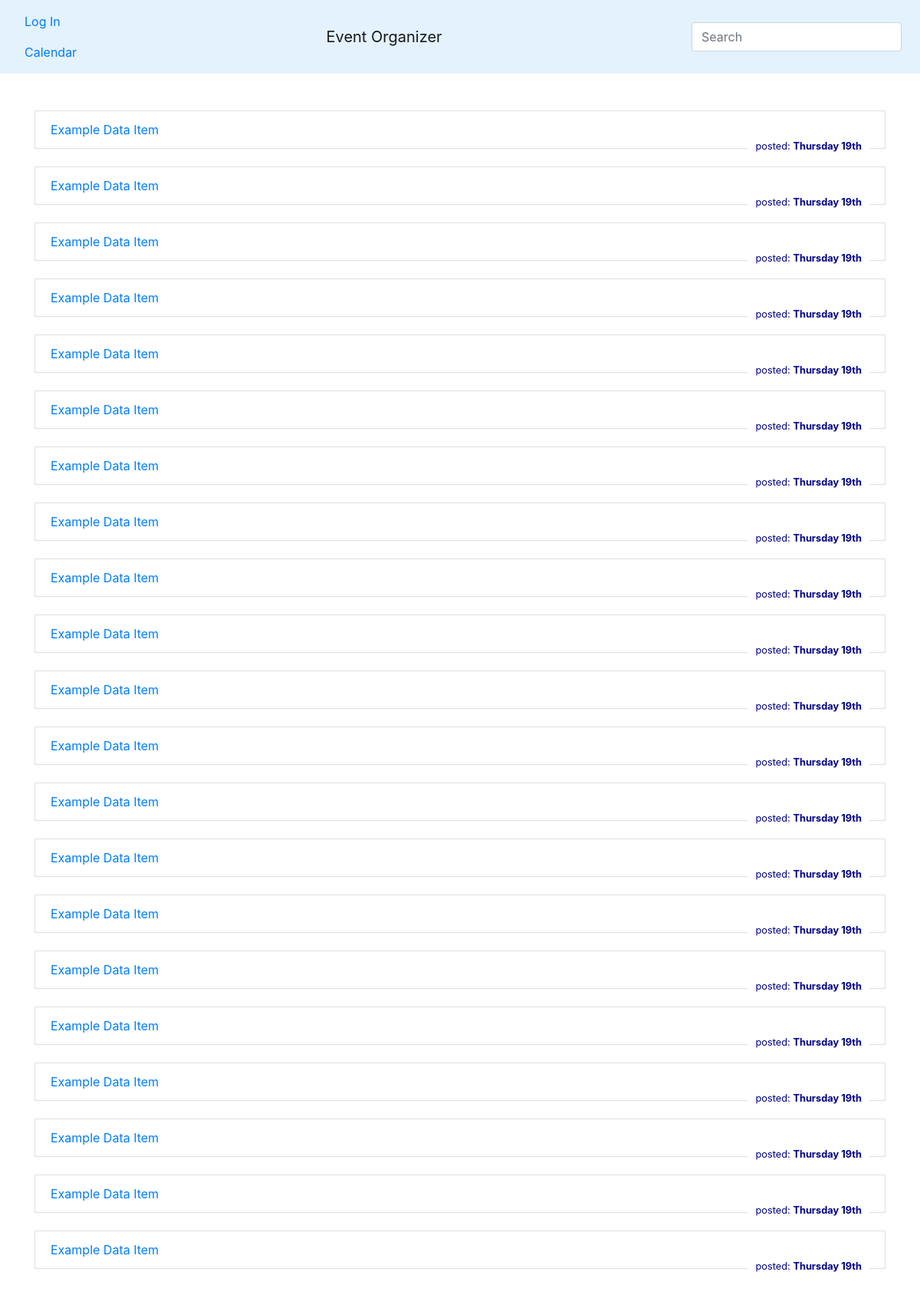
The page / on the database its author committed.
### tables this page shows
CREATE TABLE `articles` (
  `article_id` int(11) NOT NULL,
  `article_title` varchar(255) NOT NULL,
  `article_content` text NOT NULL,
  `article_timestamp` int(11) NOT NULL
);

### includes/article.php (called while the page is built, shortened)
<?php
class Article{
	public function fetch_all(){
		global $pdo;
		$query = $pdo->prepare("SELECT * FROM articles");
		$query->execute();
		return $query->fetchAll();
	}
}
?>

### index.php (the view, shortened to what this page needs)
<?php
include_once('includes/connection.php');
include_once('includes/article.php');
$article = new Article();
$articles = $article->fetch_all();
?>
<html>
	<body>
		<nav class="navbar navbar-light" style="background-color: #e3f2fd;">
 			<ul class="nav">
			  <li class="nav-item">
			    <a class="nav-link " href="admin/admin.php">Log In</a>
				<a class="nav-link " href="admin/calendar.php">Calendar</a>
			  </li>
			</ul>
  			<a class="navbar-brand" href="index.php">Event Organizer</a>
 			<form class="form-inline">
    			<input class="form-control mr-sm-2" type="search" placeholder="Search" aria-label="Search">
  			</form>
		</nav>
		<div class="container">
			<br><br>
				<?php foreach ($articles as $article) {  ?>
					<li class="list-group-item">
						<a class="item-title" href="admin/article.php?id=<?php echo $article['article_id']; ?>"> <?php echo $article['article_title']; ?> </a>
						<br>
						<small class="item-date"> posted: <strong><?php echo date('l jS', $article['article_timestamp']);  ?> </strong></small>
					</li>
					<br>
			    <?php } ?>
			<br><br>
		</div>
	</body>
</html>

### assets/style.css (style rules this page uses)
.form-inline { margin-bottom: 0px !Important; }
.item-title { text-transform: capitalize; }
.item-date { float: right; text-align: right; background-color: white; padding: 0px 10px; color: darkblue; }

### rows shown on the page
articles: article_title "Example Data Item", article_timestamp "Thursday 19th"
articles: article_title "Example Data Item", article_timestamp "Thursday 19th"
articles: article_title "Example Data Item", article_timestamp "Thursday 19th"
articles: article_title "Example Data Item", article_timestamp "Thursday 19th"
articles: article_title "Example Data Item", article_timestamp "Thursday 19th"
articles: article_title "Example Data Item", article_timestamp "Thursday 19th"
articles: article_title "Example Data Item", article_timestamp "Thursday 19th"
articles: article_title "Example Data Item", article_timestamp "Thursday 19th"
articles: article_title "Example Data Item", article_timestamp "Thursday 19th"
articles: article_title "Example Data Item", article_timestamp "Thursday 19th"
articles: article_title "Example Data Item", article_timestamp "Thursday 19th"
articles: article_title "Example Data Item", article_timestamp "Thursday 19th"
articles: article_title "Example Data Item", article_timestamp "Thursday 19th"
articles: article_title "Example Data Item", article_timestamp "Thursday 19th"
articles: article_title "Example Data Item", article_timestamp "Thursday 19th"
articles: article_title "Example Data Item", article_timestamp "Thursday 19th"
articles: article_title "Example Data Item", article_timestamp "Thursday 19th"
articles: article_title "Example Data Item", article_timestamp "Thursday 19th"
articles: article_title "Example Data Item", article_timestamp "Thursday 19th"
articles: article_title "Example Data Item", article_timestamp "Thursday 19th"
articles: article_title "Example Data Item", article_timestamp "Thursday 19th"
